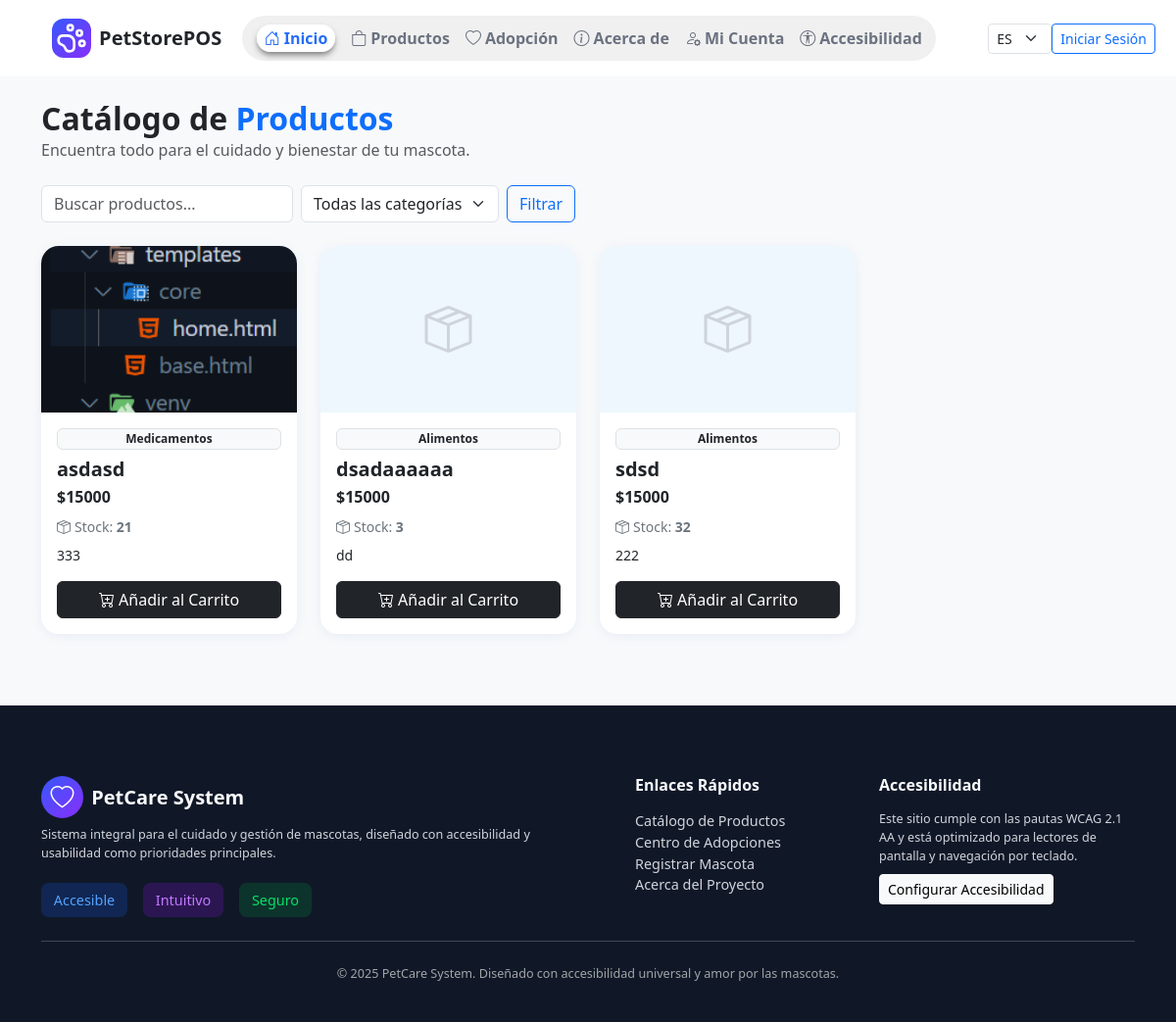
Page /es/catalog/ on the earlier database version.
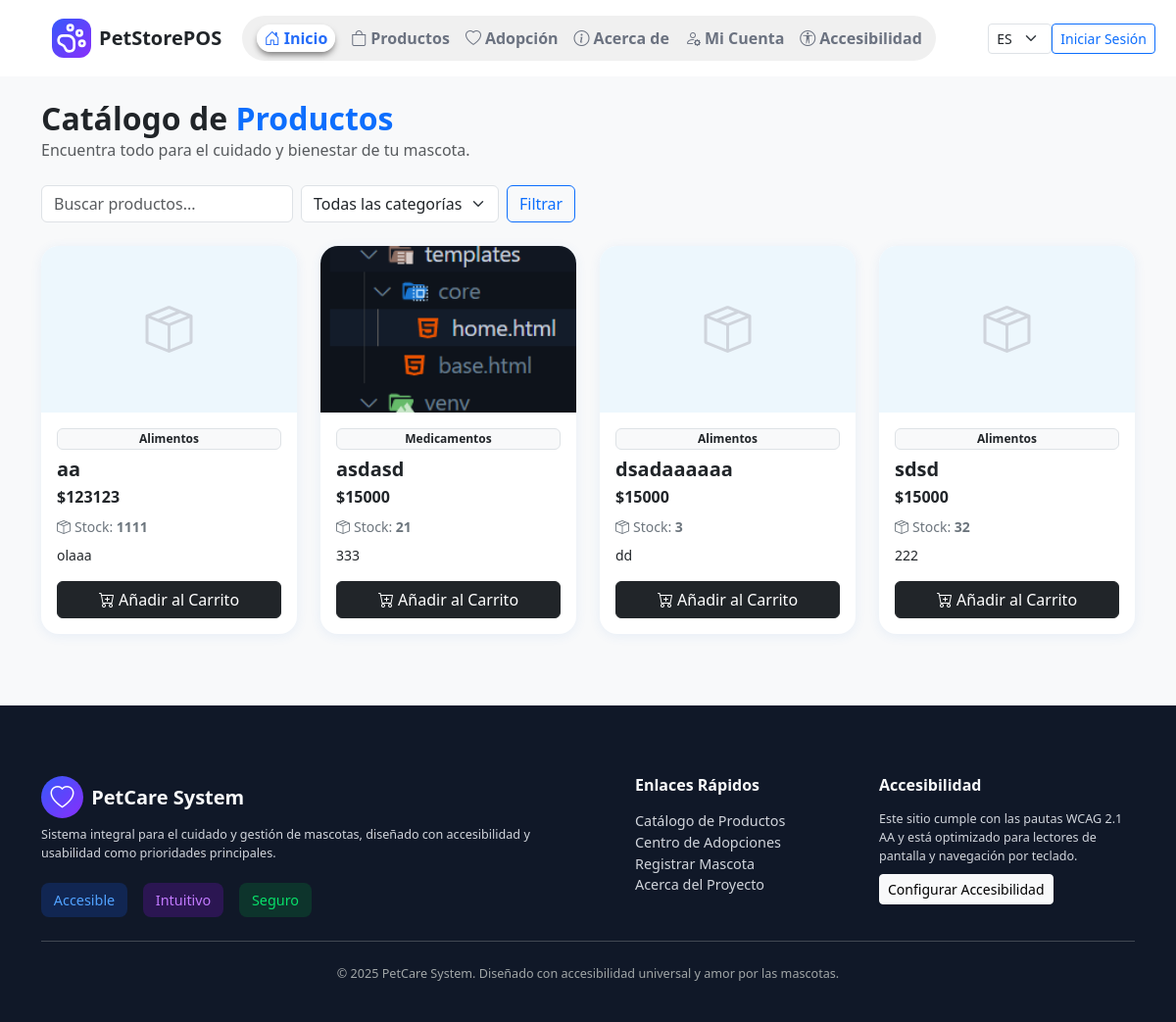
Same page on the later database version.
### catalog/models.py (models this page shows, shortened)
class Product(models.Model):
    sku = models.CharField("SKU", max_length=3, unique=True)
    name = models.CharField("Nombre", max_length=120)
    category = models.CharField("Categoría", max_length=8, choices=Category.choices)
    price = models.DecimalField("Precio", max_digits=10, decimal_places=2)
    stock = models.PositiveIntegerField("Stock", default=0)
    description = models.TextField("Descripción", blank=True)
    image = models.ImageField("Imagen", upload_to="products/", blank=True, null=True)  # requiere Pillow Installar y agregar en requeriments
    is_active = models.BooleanField("Activo", default=True)
    created_at = models.DateTimeField(auto_now_add=True)
    class Meta:
        ordering = ["name"]

### catalog/views.py (the view)
# urls.py: path("", ProductListView.as_view(), name="product_list"),
class ProductListView(ListView):
    model = Product
    template_name = "catalog/list.html"
    context_object_name = "products"
    def get_queryset(self):
        queryset = super().get_queryset()
        category = self.request.GET.get('cat')
        if category:
            queryset = queryset.filter(category=category)
        return queryset
    def get_context_data(self, **kwargs):
        context = super().get_context_data(**kwargs)
        context['categories'] = [
            {'pk': choice[0], 'name': choice[1]}
            for choice in Category.choices
        ]
        context['category_selected'] = self.request.GET.get('cat', '')
        return context

### templates/catalog/list.html (shortened to what this page needs)
{% extends "base.html" %}
{% load static %}
{% block head-tag %}
<link rel="stylesheet" href="{% static 'css/catalog/list.css' %}">
<link rel="stylesheet" href="https://cdn.jsdelivr.net/npm/bootstrap-icons@1.11.1/font/bootstrap-icons.css">
{% endblock %}
{% block content %}
<main class="container py-4">
  <div class="d-flex justify-content-between align-items-center mb-4">
    <div>
      <h2 class="fw-bold m-0">
        {% if request.user.is_staff %}
          Inventario de Productos
        {% else %}
          Catálogo de <span class="text-primary">Productos</span>
        {% endif %}
      </h2>
      <p class="text-muted m-0">
        {% if request.user.is_staff %}
          Gestiona y explora el catálogo completo.
        {% else %}
          Encuentra todo para el cuidado y bienestar de tu mascota.
        {% endif %}
      </p>
    </div>
  </div>
  {% if not request.user.is_staff %}
  <form class="row g-2 align-items-end mb-4">
    <div class="col-auto">
      <input type="text" class="form-control" name="q" placeholder="Buscar productos..." value="{{ request.GET.q }}">
    </div>
    <div class="col-auto">
      <select name="cat" class="form-select">
        <option value="">Todas las categorías</option>
    </select>
    </div>
    <div class="col-auto">
      <button class="btn btn-outline-primary">Filtrar</button>
    </div>
  </form>
  {% endif %}
  <div class="row g-4">
    {% for p in products %}
      <div class="col-6 col-md-4 col-lg-3">
        <div class="card product-card h-100">
          <div class="product-card-img-container">
            {% if p.image %}
              <img src="{{ p.image.url }}" class="product-card-img" alt="{{ p.name }}">
            {% else %}
              <div class="product-card-no-img">
                <i class="bi bi-box-seam" style="font-size: 3rem;"></i>
              </div>
            {% endif %}
          </div>
          <div class="card-body d-flex flex-column">
            <span class="badge bg-light text-dark border mb-1">{{ p.get_category_display }}</span>
            <h5 class="product-name mt-1 mb-1">{{ p.name }}</h5>
            <div class="product-price fw-bold mb-2">${{ p.price|floatformat:0 }}</div>
            <div class="small text-secondary mb-2">
              <i class="bi bi-box-seam me-1"></i>Stock: <strong>{{ p.stock }}</strong>
            </div>
            <div class="small mb-3">{{ p.description|truncatewords:14 }}</div>
            {% if request.user.is_staff %}
              <div class="mt-auto d-flex gap-2">
                <a class="btn btn-sm btn-outline-primary w-100" href="{% url 'catalog:product_update' p.pk %}">
                  <i class="bi bi-pencil me-1"></i>Editar
                </a>
                <a class="btn btn-sm btn-outline-danger w-100" href="{% url 'catalog:product_delete' p.pk %}">
                  <i class="bi bi-trash me-1"></i>Eliminar
                </a>
              </div>
            {% else %}
              <button class="btn {% if p.stock == 0 or not p.is_active %}btn-outline-secondary disabled{% else %}btn-dark{% endif %} w-100 mt-auto">
                <i class="bi bi-cart-plus"></i>
                {% if p.stock == 0 or not p.is_active %}Agotado{% else %}Añadir al Carrito{% endif %}
              </button>
            {% endif %}
          </div>
        </div>
      </div>
    {% endfor %}
  </div>
</main>
{% endblock %}

### templates/base.html (shortened to what this page needs)
{% load static %}
{% load i18n %}
<!DOCTYPE html>
<html lang="{{ request.LANGUAGE_CODE }}">
  <head>
    <link
      href="https://cdn.jsdelivr.net/npm/bootstrap@5.3.3/dist/css/bootstrap.min.css"
      rel="stylesheet"
    />
    <link
      href="https://cdn.jsdelivr.net/npm/bootstrap-icons@1.11.3/font/bootstrap-icons.css"
      rel="stylesheet"
    />
    <link rel="stylesheet" href="{% static 'css/style.css' %}" />
    {% block head-tag %} {% endblock %}
  </head>
  <body class="bg-light">
                  {% get_current_language as LANGUAGE_CODE %}
                  {% get_available_languages as LANGUAGES %}
                  {% get_language_info_list for LANGUAGES as languages %}
    <nav class="navbar-full align-items-center">
      <ul class="nav-left">
        <a href="{% url 'home' %}" class="nav-logo">
          <div class="logo-div"></div>
          PetStorePOS
        </a>
      </ul>
      <ul class="nav-center">
        <li class="url-active">
          <a href="{% url 'home' %}"
            ><i class="bi bi-house-door me-1"></i>{% trans "Inicio" %}</a
          >
        </li>
        <li class="url-noactive">
          <a href="{% url 'catalog:product_list' %}"
            ><i class="bi bi-bag me-1"></i>{% trans "Productos" %}</a
          >
        </li>
        <li class="url-noactive">
          <a href="{% url 'adoption:list'%}"><i class="bi bi-heart me-1"></i>{% trans "Adopción" %}</a>
        </li>
        <li class="url-noactive">
          <a href=" {% url 'about' %}"><i class="bi bi-info-circle me-1"></i>{% trans "Acerca de" %}</a>
        </li>
        <li class="url-noactive">
          <a href="#"><i class="bi bi-person-gear me-1"></i>{% trans "Mi Cuenta" %}</a>
        </li>
        <li class="url-noactive btn-accesibilidad">
          <a href="#"><i class="bi bi-universal-access-circle me-1"></i>{% trans "Accesibilidad" %}</a>
        </li>
      </ul>
      <ul class="nav-right d-flex align-items-center">
        <form action="{% url 'set_language' %}" method="post" class="d-flex">
              <select name="language" class="form-select form-select-sm" onchange="this.form.submit()">
                  {% get_current_language as LANGUAGE_CODE %}
                  {% get_available_languages as LANGUAGES %}
                  {% get_language_info_list for LANGUAGES as languages %}
                  {% for language in languages %}
                    <option value="{{ language.code }}" {% if language.code == LANGUAGE_CODE %}selected{% endif %}>
                        {{ language.code|upper }}
                    </option>
                  {% endfor %}
              </select>
          </form>
        {% if request.user.is_authenticated %} {% if request.user.is_staff %}
        <li>
          <a href="{% url 'dashboard:index' %}"
            ><i class="bi bi-speedometer2 me-1"></i>{% trans "Ir al Dashboard" %}</a
          >
        </li>
        {% endif %}
        <div class="d-flex align-items-center">
          <li class="me-3">
            <i class="bi bi-person-circle me-1 text-secondary"></i>
            {{ request.user.username }}
          </li>
          <li>
            <div class="div-log-out d-flex align-content-center">
              <i class="bi-box-arrow-in-right me-2"></i>
              <a
              class="text-start"
              href="{% url 'accounts:logout' %}"
              >{% trans "Cerrar Sesión" %}</a
              >
            </div>
          </li>
        </div>
        {% else %}
        <li>
          <a
            class="btn btn-outline-primary btn-sm"
            href="{% url 'accounts:login' %}"
            >{% trans "Iniciar Sesión" %}</a
          >
        </li>
        {% endif %}
      </ul>
    </nav>
       {% block content %}{% endblock %}
    <footer class="footer-dark --bs-dark-text-emphasis mt-5 pt-5 pb-3">
      <div class="container-lg py-4">
        <div class="row gy-4">
          <div class="col-md-6 d-flex flex-column align-items-start">
            <div class="d-flex align-items-center mb-2">
              <div
                class="logo-footer d-flex align-items-center justify-content-center rounded-circle me-2"
                style="
                  width: 2.7rem;
                  height: 2.7rem;
                  background: linear-gradient(135deg, #3559fb 0%, #892efb 100%);
                "
              >
                <i class="bi bi-heart fs-4 text-white"></i>
              </div>
              <span class="fs-5 fw-bold text-light">PetCare System</span>
            </div>
            <p class="mb-2 small text-start" style="color: #D1D5DC;">
            </p>
            <div class="d-flex gap-2 mt-1">
              <span class="badge-accesible mt-2 me-1">{% trans "Accesible" %}</span>
              <span class="badge-intuitivo mt-2 ms-1 me-1">{% trans "Intuitivo" %}</span>
              <span class="badge-seguro mt-2 ms-1">{% trans "Seguro" %}</span>
            </div>
          </div>
          <div class="col-md-3 px-lg-5 text-start">
            <h6 class="fw-bold mb-3 text-light">{% trans "Enlaces Rápidos" %}</h6>
            <span class="" style="color: #D1D5DC;">
              <ul class="list-unstyled">
                <li><a href="{% url 'catalog:product_list' %}">{% trans "Catálogo de Productos" %}</a></li>
                <li><a href="{% url 'adoption:list'%}">{% trans "Centro de Adopciones" %}</a></li>
                <li><a href="#">{% trans "Registrar Mascota" %}</a></li>
                <li><a href="{% url 'about' %}">{% trans "Acerca del Proyecto" %}</a></li>
              </ul>
            </span>
          </div>
          <div class="col-md-3 text-start">
            <h6 class="fw-bold mb-3 text-light">{% trans "Accesibilidad" %}</h6>
            <p class="small mb-2" style="color: #D1D5DC;">
            </p>
            <button class="btn btn-light shadow-sm btn-sm" type="button">
              {% trans "Configurar Accesibilidad" %}
            </button>
          </div>
        </div>
        <hr class="my-4 opacity-25" />
        <div class="text-center small opacity-75">
        </div>
      </div>
    </footer>
  </body>
</html>

### static/css/style.css (style rules this page uses)
.nav-logo { display: flex; align-items: center; font-weight: bold; font-size: 1.25rem; color: var(--brand); }
.url-active a { color: #266DF9; font-weight: bold; padding-bottom: 0.2rem; background-color: #FFFFFF; border-radius: 1.5rem; padding: 0.2rem 0.5rem; transition: all 0.3s ease; box-shadow: 0 4px 6px -1px #7e7d7d, 0 2px 3px -2px rgba(32, 31, 31, 0.123); }
.url-noactive a { color: #6b7280; font-weight: bold; }
li { list-style: none; text-decoration: none; }
footer { background-color: #101828; padding: 2rem 1rem; text-align: center; font-size: 0.9rem; border-top: 1px solid #e9ecef; color: #D1D5D1; }
.badge-accesible { background-color: #112652; color: #51A2FF; padding: 0.4rem 0.8rem; border-radius: .5rem; }
.badge-intuitivo { background-color: #2B1652; color: #C27AFF; padding: 0.4rem 0.8rem; border-radius: .5rem; }
.badge-seguro { background-color: #0D342C; color: #08DF69; padding: 0.4rem 0.8rem; border-radius: .5rem; }
.list-unstyled li a { padding: 0; margin: 0; list-style: none; text-decoration: none; color: #D1D5DC; transition: color 0.2s; }

### static/css/catalog/list.css (style rules this page uses)
.product-card { border-radius: 18px; box-shadow: 0 2px 12px rgba(60,120,210,0.09); transition: box-shadow .14s, transform .09s; border: none; }
.product-card-img-container { border-top-left-radius: 18px; border-top-right-radius: 18px; height: 170px; overflow: hidden; background: #EDF7FD; position: relative; display: flex; align-items: center; justify-content: center; }
.product-card-img { width: 100%; height: 100%; object-fit: cover; }
.product-card-no-img { width: 100%; height: 100%; display: flex; align-items: center; justify-content: center; color: #cfd4dc; font-size: 3rem; }
.product-name { font-weight: 600; }

Differences in the rows shown:
added Product: category "Alimentos", name "aa", price "123123", stock "1111", description "olaaa", is_active "Añadir al Carrito"
